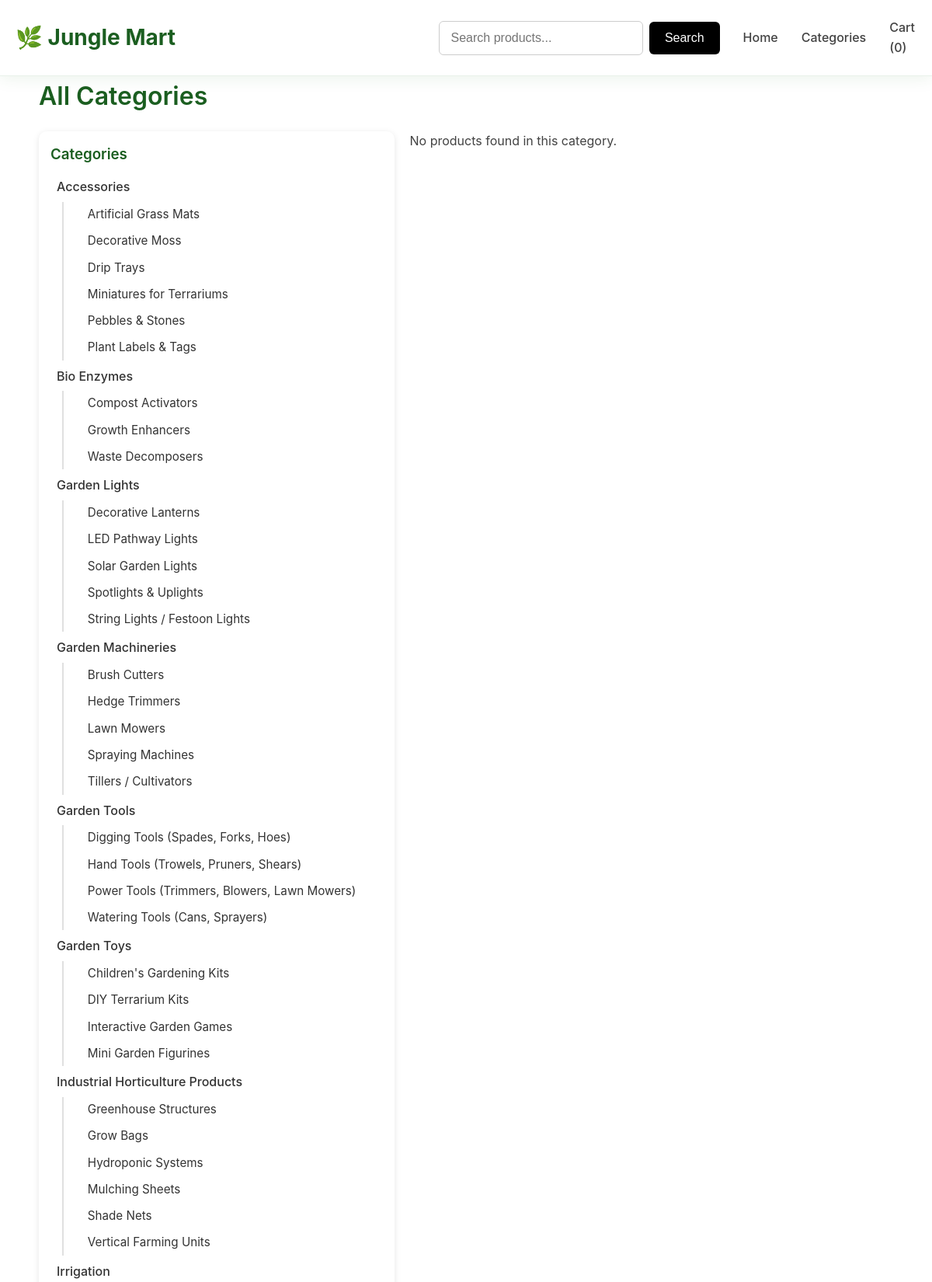
/categories.php (upper part), run on the app's committed database.
### tables this page shows
CREATE TABLE IF NOT EXISTS categories (
  id INT AUTO_INCREMENT PRIMARY KEY,
  name VARCHAR(255) NOT NULL,
  parent_id INT DEFAULT NULL,
  created_at TIMESTAMP DEFAULT CURRENT_TIMESTAMP,
  FOREIGN KEY (parent_id) REFERENCES categories(id) ON DELETE SET NULL
);

### categories.php (the view, shortened to what this page needs)
<?php
require_once 'db.php';
$catId = isset($_GET['id']) ? intval($_GET['id']) : 0;
$allCats = $pdo->query("SELECT id, name, parent_id FROM categories ORDER BY parent_id IS NULL DESC, name ASC")->fetchAll();
function buildCategoryTree($categories, $parentId = null) {
    $tree = [];
    foreach ($categories as $category) {
        if ($category['parent_id'] == $parentId) {
            $children = buildCategoryTree($categories, $category['id']);
            if ($children) {
                $category['children'] = $children;
            }
            $tree[] = $category;
        }
    }
    return $tree;
}
$categoryTree = buildCategoryTree($allCats);
function renderCategoryTree($categories, $currentCatId = 0, $level = 0) {
    $html = '';
    foreach ($categories as $category) {
        $hasChildren = !empty($category['children']);
        $isActive = $currentCatId == $category['id'];
        $indent = str_repeat('&nbsp;&nbsp;&nbsp;', $level);
        $html .= '<li>';
        $html .= '<a href="' . strtolower(str_replace([' ', '&', "'"], ['_', 'and', ''], $category['name'])) . '.php"';
        $html .= ' class="' . ($isActive ? 'active' : '') . '"';
        $html .= '>';
        $html .= $indent . htmlspecialchars($category['name']);
        $html .= '</a>';
        if ($hasChildren) {
            $html .= '<ul class="sub-categories">';
            $html .= renderCategoryTree($category['children'], $currentCatId, $level + 1);
            $html .= '</ul>';
        }
        $html .= '</li>';
    }
    return $html;
}
$products = [];
$catName = "All Categories";
if ($catId > 0) {
    $stmt = $pdo->prepare("SELECT name FROM categories WHERE id = :id LIMIT 1");
    $stmt->execute([':id' => $catId]);
    $catRow = $stmt->fetch();
    if ($catRow) $catName = $catRow['name'];
    $stmt = $pdo->prepare("SELECT * FROM products WHERE category_id = :id AND is_active = 1");
    $stmt->execute([':id' => $catId]);
    $products = $stmt->fetchAll();
} else {
    $products = $pdo->query("SELECT * FROM products WHERE is_active = 1 LIMIT 20")->fetchAll();
}
?>
<!DOCTYPE html>
<html lang="en">
<head>
  <link rel="stylesheet" href="css/navbar.css">
  <link rel="stylesheet" href="css/style.css">
  <link rel="stylesheet" href="css/footer.css">
</head>
<body>
<?php include 'navbar.php'; ?>
<div class="container fade-in">
  <h1><?php echo htmlspecialchars($catName); ?></h1>
  <div class="categories-page">
    <aside class="cat-sidebar">
      <h3>Categories</h3>
      <ul>
        <?php echo renderCategoryTree($categoryTree, $catId); ?>
      </ul>
    </aside>
    <div class="prod-list">
      <?php if (count($products) === 0): ?>
        <p>No products found in this category.</p>
      <?php endif; ?>
    </div>
  </div>
</div>
</body>
</html>

### navbar.php (shortened to what this page needs)
<header class="navbar">
  <div class="nav-container">
    <a href="index.php" class="logo">🌿 Jungle Mart</a>
<nav class="nav-links">
    <form action="search.php" method="GET" class="search-form" style="display: flex; justify-content: center; align-items: center; margin: 0 auto; max-width: 600px; width: 100%;">
    <input type="text" name="q" placeholder="Search products..." required style="padding: 12px 15px; margin-right: 8px; border-radius: 6px; border: 1px solid #ccc; flex: 1; font-size: 16px;">
    <button type="submit" style="padding: 12px 20px; border-radius: 6px; border: none; background-color: #000000ff; color: white; cursor: pointer; font-size: 16px; font-weight: 500;">Search</button>
  </form>
  <a href="index.php">Home</a>
  <a href="categories.php">Categories</a>
  <a href="cart.php" class="cart-link">Cart (<span id="cartCount">0</span>)</a>
</nav>
  </div>
</header>

### css/navbar.css (style rules this page uses)
.navbar { background: rgba(255, 255, 255, 0.95); backdrop-filter: blur(10px); border-bottom: 1px solid rgba(46, 125, 50, 0.1); padding: 15px 0; position: sticky; top: 0; z-index: 1000; box-shadow: 0 2px 20px rgba(46, 125, 50, 0.1); transition: all 0.3s ease; }
.nav-container { display: flex; justify-content: space-between; align-items: center; max-width: 1400px; margin: 0 auto; padding: 0 20px; }
.logo { font-size: 28px; font-weight: 700; text-decoration: none; color: var(--jungle-dark); transition: all 0.3s ease; display: flex; align-items: center; gap: 10px; }
.nav-links { display: flex; gap: 30px; align-items: center; }
.nav-links a { text-decoration: none; color: var(--gray-dark); font-weight: 500; font-size: 16px; transition: all 0.3s ease; position: relative; padding: 8px 0; }
.nav-links a::after { content: ''; position: absolute; bottom: 0; left: 0; width: 0; height: 2px; background: var(--jungle-green); transition: width 0.3s ease; }

### css/style.css (style rules this page uses)
:root { --jungle-green: #2e7d32; --jungle-dark: #1b5e20; --jungle-light: #4caf50; --soft-beige: #fdf6e3; --gold-accent: #ffb300; --gold-dark: #f53500; --white: #ffffff; --gray-light: #f5f5f5; --gray: #9e9e9e; --gray-dark: #424242; --shadow-sm: 0 4px 12px rgba(46, 125, 50, 0.08); --shadow-md: 0 8px 32px rgba(46, 125, 50, 0.12); --shadow-lg: 0 15px 50px rgba(46, 125, 50, 0.15); --gradient-primary: linear-gradient(135deg, var(--jungle-green) 0%, var(--jungle-dark) 100%); --gradient-secondary: linear-gradient(135deg, var(--soft-beige) 0%, #e8f5e8 100%); }
* { margin: 0; padding: 0; box-sizing: border-box; }
body { font-family: 'Poppins', -apple-system, BlinkMacSystemFont, 'Segoe UI', Roboto, sans-serif; line-height: 1.6; color: var(--gray-dark); background: var(--white); overflow-x: hidden; }
h1, h2, h3, h4, h5, h6 { font-family: 'Poppins', -apple-system, BlinkMacSystemFont, 'Segoe UI', Roboto, sans-serif; font-weight: 600; color: var(--jungle-dark); }
.container { width: 95%; max-width: 1400px; margin: 0 auto; padding: 0 20px; }
.fade-in { opacity: 1; animation: fadeInUp 0.8s ease forwards; }

### categories.php (style rules this page uses)
.categories-page { display: flex; gap: 20px; margin-top: 20px; }
.cat-sidebar { flex: 1 1 250px; background: #fff; padding: 15px; border-radius: 10px; box-shadow: 0 2px 8px rgba(0,0,0,0.1); }
.cat-sidebar h3 { margin-bottom: 10px; }
.cat-sidebar ul { list-style: none; padding: 0; }
.cat-sidebar ul li { margin: 4px 0; }
.cat-sidebar a { text-decoration: none; color: #333; font-weight: 500; transition: color 0.3s; display: block; padding: 4px 8px; border-radius: 4px; }
.cat-sidebar .sub-categories { margin-left: 15px; border-left: 2px solid #e0e0e0; padding-left: 10px; }
.cat-sidebar .sub-categories li { margin: 2px 0; }
.cat-sidebar .sub-categories a { font-weight: 400; font-size: 0.95em; }
.prod-list { flex: 3; }

### data on the page
categories: value "Accessories"
categories: value "Artificial Grass Mats"
categories: value "Decorative Moss"
categories: value "Drip Trays"
categories: value "Miniatures for Terrariums"
categories: value "Pebbles & Stones"
categories: value "Plant Labels & Tags"
categories: value "Bio Enzymes"
categories: value "Compost Activators"
categories: value "Growth Enhancers"
categories: value "Waste Decomposers"
categories: value "Garden Lights"
categories: value "Decorative Lanterns"
categories: value "LED Pathway Lights"
categories: value "Solar Garden Lights"
categories: value "Spotlights & Uplights"
categories: value "String Lights / Festoon Lights"
categories: value "Garden Machineries"
categories: value "Brush Cutters"
categories: value "Hedge Trimmers"
categories: value "Lawn Mowers"
categories: value "Spraying Machines"
categories: value "Tillers / Cultivators"
categories: value "Garden Tools"
categories: value "Digging Tools (Spades, Forks, Hoes)"
categories: value "Hand Tools (Trowels, Pruners, Shears)"
categories: value "Power Tools (Trimmers, Blowers, Lawn Mowers)"
categories: value "Watering Tools (Cans, Sprayers)"
categories: value "Garden Toys"
categories: value "Children's Gardening Kits"
categories: value "DIY Terrarium Kits"
categories: value "Interactive Garden Games"
categories: value "Mini Garden Figurines"
categories: value "Industrial Horticulture Products"
categories: value "Greenhouse Structures"
categories: value "Grow Bags"
categories: value "Hydroponic Systems"
categories: value "Mulching Sheets"
categories: value "Shade Nets"
categories: value "Vertical Farming Units"
categories: value "Irrigation"

### other printed values
$catName "All Categories"
